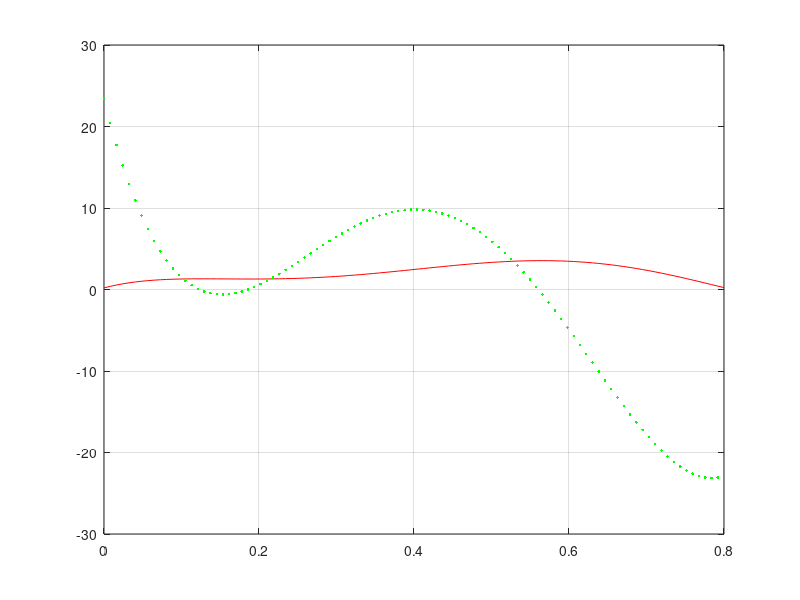

Reproduce this figure in MATLAB.
clc;
clear;
clf;

x = linspace(0, 0.8);
y = 0.2 + 25*x - 200*x.^2 + 675*x.^3 - 900*x.^4 + 400*x.^5;
f = @(x) 0.2 + 25*x - 200*x.^2 + 675*x.^3 - 900*x.^4 + 400*x.^5;

%Q = dy / dx
Q = diff(f(x))./diff(x);

box on;
hold on
grid on
plot(x, f(x), 'r-')
plot(x(1:length(Q)), Q, 'g.');

df = 25 - 400*x + 2025*x.^2 - 2700*x.^3 + 2000*x.^4;